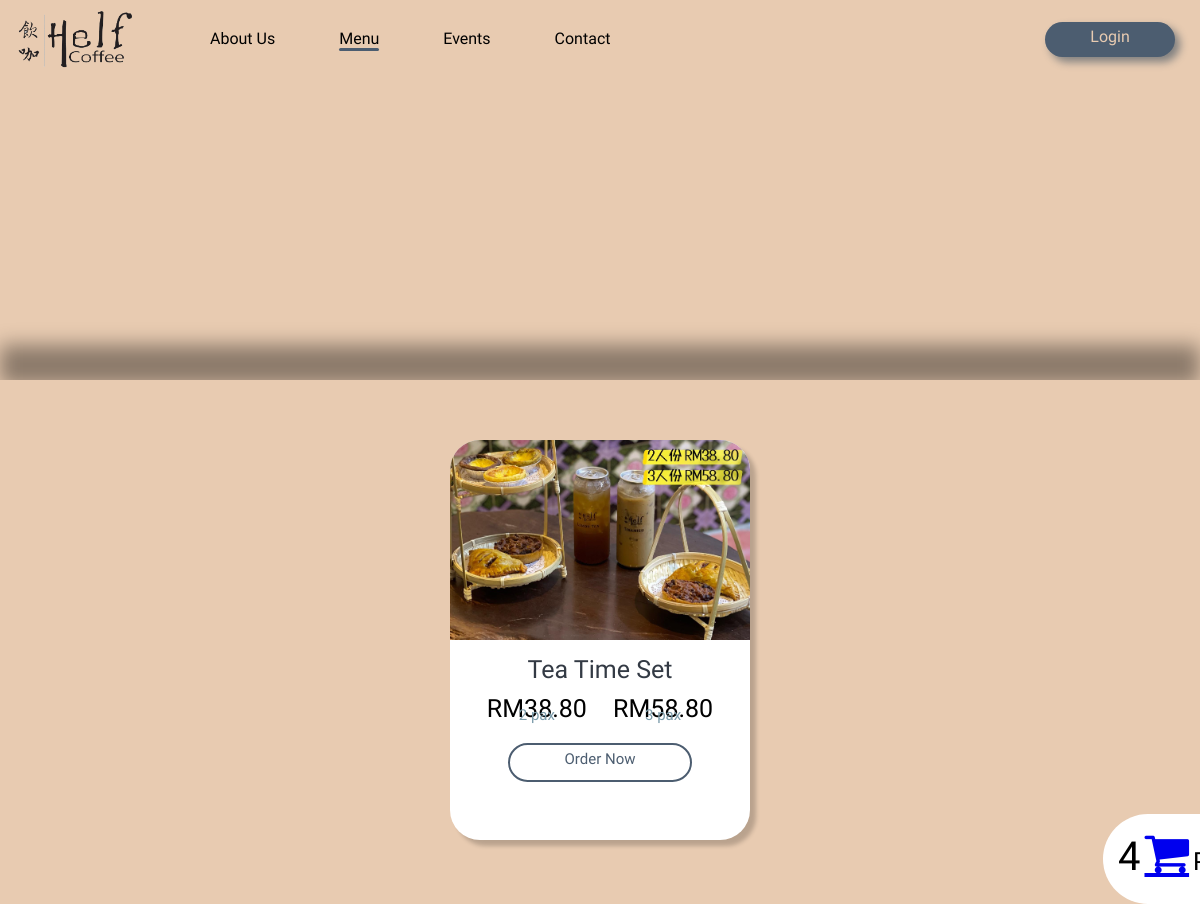
/User/menu_set.php, run on the app's committed database.
### tables this page shows
CREATE TABLE `product` (
  `product_id` int(11) NOT NULL,
  `product_name` text NOT NULL,
  `price` float NOT NULL,
  `product_type` int(100) NOT NULL,
  `product_desc` text NOT NULL,
  `product_quan` int(100) NOT NULL,
  `product_cal` int(100) NOT NULL,
  `best_seller` tinyint(1) NOT NULL,
  `product_img` varchar(100) NOT NULL,
  `pixel` int(10) NOT NULL
);

### User/menu_set.php (the view, shortened to what this page needs)
<?php
    include 'dbConnection.php';
 ?>
<!DOCTYPE html>
<html lang="en">
<head>
    <link rel="stylesheet" href="css/menu_style.css">
    <link rel="stylesheet" href="https://cdnjs.cloudflare.com/ajax/libs/font-awesome/4.7.0/css/font-awesome.min.css">
</head>
<body>
    <div class="nav_bar">
        <div class="logo">
            <a href="index.php"><img src="images/helf_coffee_logo.png" alt="Helf Coffee Logo" style="width: 130px" href="index.html"></a>
        </div>
        <?php if(!isset($_SESSION['logged_in'])) : ?>
        <a href="user_login.php" class="login">Login</a>
        <?php endif ?>
        <nav class="pages">
            <ul>
                <li><a href="#">About Us</a></li>
                <li><a class="active" href="menu_best_seller.php">Menu</a></li>
                <li><a href="events.php">Events</a></li>
                <li><a href="contact_us.php">Contact</a></li>
            </ul>
        </nav>
    </div>
    <div class="menu_bar" id="scroll">
        <div class="blur"></div>
        <ul>
        </ul>
    </div>
    <div class="content_container">
    <div class="item_container">
    <?php
        $sql = $conn->query("SELECT * FROM product WHERE product_type = 4 AND product_quan > 0 ORDER by product_id");
        if($sql->num_rows > 0 ){
            while($data=$sql->fetch_assoc()){
        $three = 20.00;
    ?>
        <div class="item">
            <div class="item_pic">
            <?php
                echo  '<img style="bottom: '.$data['pixel'].'px;" src="'.$data['product_img'].'"/>';
            ?>
            </div>
            <div class="description">
                <div class="item_name"><center><?php echo $data['product_name']?></center></div>
                    <div class="price">
                        <center>RM<?php echo number_format($data['price'], 2);?></center>
                        <div class="sub_price"><center>2 pax</center></div>
                    </div>
                    <div class="price">
                        <center>RM<?php echo number_format($data['price'] +$three , 2);?></center>
                        <div class="sub_price"><center>3 pax</center></div>
                    </div>
                <div class="order_btn" onclick="togglePopup_<?php echo $data['product_id']?>()"><center>Order Now</center></div>
            </div>
        </div>
        <?php
           }
        }
        ?>
    </div>
    <div class="cart-btn" id="cart">
            <?php
                $result = $conn->query("SELECT COUNT(*) FROM `cart_temp`");
                $row = $result->fetch_row();
            ?>
            <span class ="cart-quantity"><?php echo $row[0];?></span>
            <a href ="cart.php"class="fa fa-shopping-cart fa-3x" aria-hidden="true"></a>
            <span id="cart-success" style = "font-size: 25px">Product successfully added to cart</span>
        </div>
    </div>
</body>
</html>

### User/css/menu_style.css (style rules this page uses)
body { margin: 0; background-color: #E8CBB1; }
.nav_bar { background-color: #E8CBB1; padding: 5px 10px; font-family: 'Marhey', cursive; height: 70px; }
.logo, .pages { display: inline-block; }
.pages { position: absolute; }
.pages ul li { list-style: none; display: inline-block; text-align: center; margin: 0 30px; padding-top: 8px; }
.pages ul li a { position: relative; text-decoration: none; color: black; width: 0; }
.pages ul li a::after { content: ""; display: block; background-color: #4C5D70; height: 3px; width: 0%; border-radius: 20px; position: absolute; left: 50%; }
.pages ul li .active::after { content: ""; display: block; background-color: #4C5D70; height: 3px; width: 100%; border-radius: 20px; position: absolute; left: 0; }
.login { position: relative; float: right; background-color: #4C5D70; color: #E8CBB1; width: 120px; height: 30px; border-radius: 30px; text-align: center; text-decoration: none; margin: 17px 15px; padding: 5px 5px 0; box-shadow: 5px 5px 8px grey; z-index: 1; }
.login::before { content: ""; display: block; position: absolute; top: 0; bottom: 0; right: 0; left: 0; background-color: #E8CBB1; border-radius: 30px; border: 2px solid #4C5D70; z-index: -1; transform: scaleX(0); transition: transform 0.3s ease-in-out; }
.blur { width: 100%; height: 40px; background-color: rgba(0, 0, 0, 0.4); position: absolute; top: 345px; z-index: 1; filter: blur(10px); }
.content_container { width: 100%; background-color: #E8CBB1; padding: 30px 0px; position: absolute; top: 380px; z-index: 2; }
.item_container { width: 100%; margin: auto; text-align: center; }
.item { display: inline-block; width: 300px; height: 400px; border-radius: 30px; overflow: hidden; background-color: white; box-shadow: 6px 6px 4px rgba(0, 0, 0, 0.2); margin: 30px 30px; font-family: 'Marhey', cursive; font-size: 25px; }
.item_pic { width: 300px; height: 200px; overflow: hidden; }
.item img { width: 300px; position: relative; }
.description { width: 300px; height: 200px; margin-top: 15px; }
.item_name { margin: 5px 0 10px; color: #333A44; }
.price { display: inline-block; margin: 0 10px; }
.sub_price { font-size: 15px; position: relative; bottom: 17px; color: #7C9CAB; }
.order_btn { position: relative; background-color: white; color: #4C5D70; border: 2px solid #4C5D70; width: 180px; height: 30px; border-radius: 30px; font-size: 15px; margin: auto; padding-top: 5px; z-index: 1; }
.order_btn::before { content: ""; display: block; width: 180px; height: 35px; position: absolute; bottom: -1px; left: -1px; background-color: #4C5D70; border-radius: 30px; border: 2px solid #4C5D70; transition: transform 0.3s ease-in-out; transform: scaleX(0); z-index: -1; }
.cart-btn { position: fixed; right: 0px; bottom: 0px; width: 530px; height: 60px; background-color:rgb(255, 255, 255); padding: 15px; border-bottom-left-radius: 50px; border-top-left-radius: 50px; right: -463px; }
span { font-family: 'Marhey', cursive; font-size: 40px; }

### data on the page
product: product_img (picture), product_name "Tea Time Set", price "38.80", $data['price'] +$three "58.80"

### other printed values
$row[0] "4"
